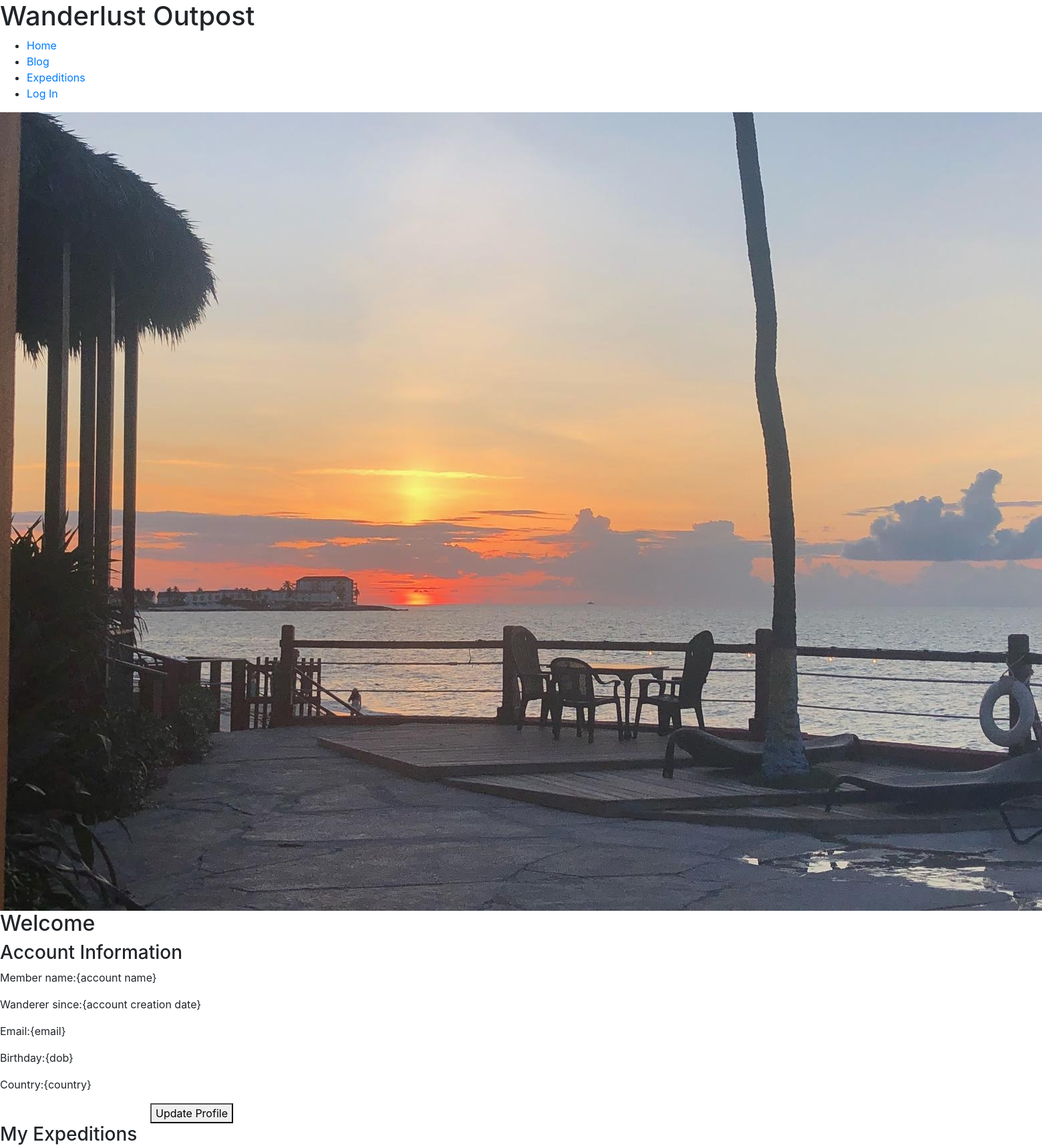
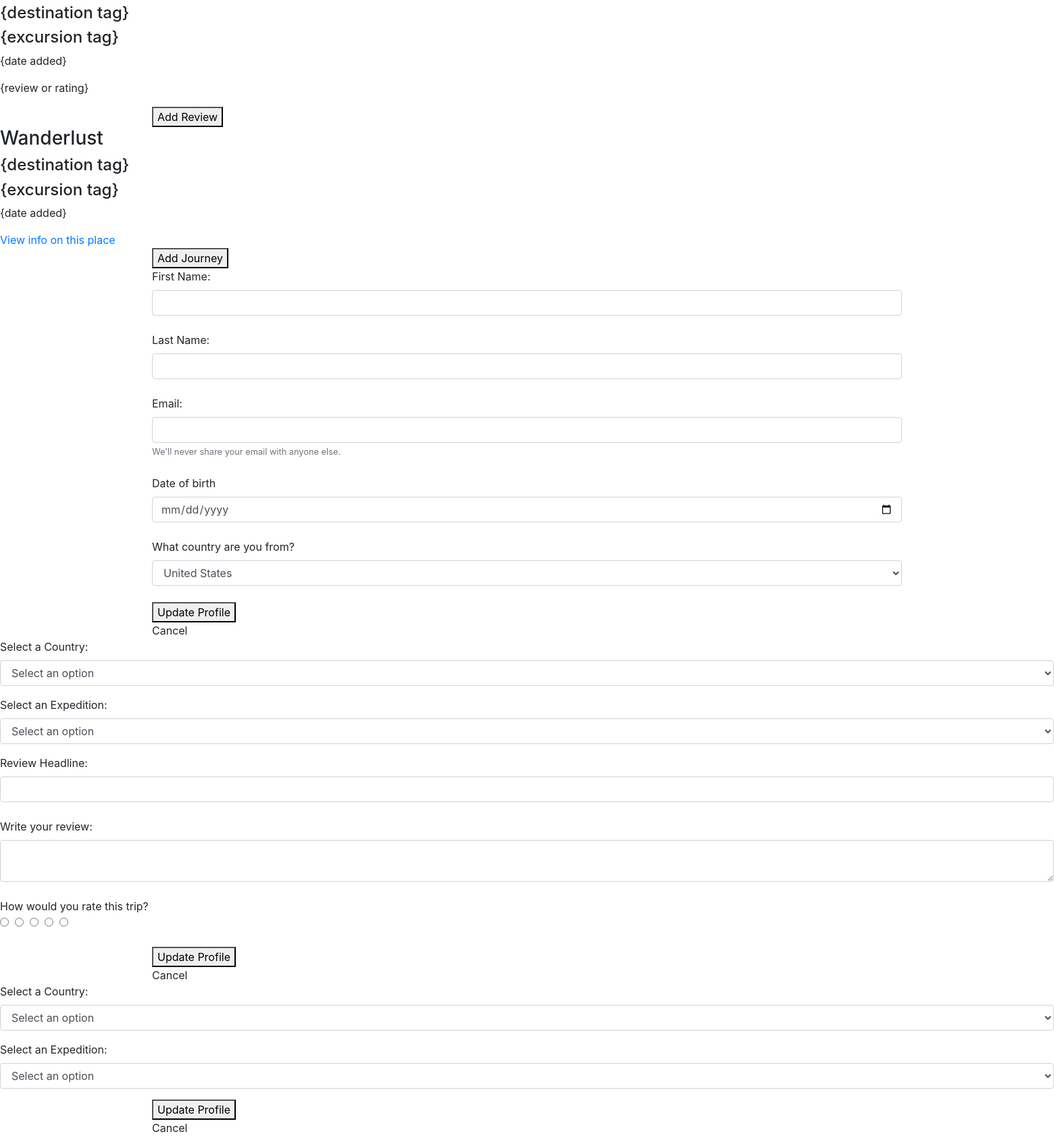
The page /account.php on the database its author committed (2 pictures, top to bottom).
### tables this page shows
CREATE TABLE `sitemap` (
  `PageTitle` varchar(32) NOT NULL,
  `BGImg` varchar(32) DEFAULT NULL,
  `BGImgAlt` text,
  `pageID` int NOT NULL,
  `PageName` varchar(45) NOT NULL,
  `Content` longtext,
  `NavItem` tinyint DEFAULT NULL,
  `url` varchar(45) DEFAULT NULL,
  PRIMARY KEY (`pageID`)
);

### includes/page.php (the view, shortened to what this page needs)
<?php
class Page{
    public $title = "Wanderlust Outpost";
    public function DisplayHead(){
      ?>
        <!DOCTYPE html>
           <html>
      <?php
        echo "<head>";
        $this -> DisplayStyles();
        echo "</head>";
    }
      ?>
      <?php
    public function DisplayStyles(){
      ?>
        <link rel="stylesheet" href="https://stackpath.bootstrapcdn.com/bootstrap/4.4.1/css/bootstrap.min.css">
        <link rel="stylesheet/less" type="text/css" href="less/styles.less" />
      <?php
    }
      ?>
      <?php
    public function DisplayBody(){
      ?>
        <body>
      <?php
    }
    public function DisplayHeader($buttons){
      $db = new mysqli('localhost', 'glazpmck_ics325_web', 'ICS325.01-2020', "glazpmck_ics325");
      $nav_sql = "SELECT * FROM sitemap WHERE NavItem = 1";
      $nav_query = $db->query($nav_sql);
      $nav_rs=$nav_query->fetch_array(MYSQLI_ASSOC);
      ?>
      <header>
        <h1><?php echo $this->title; ?></h1>
          <div class="open">
              <span>
                <ul class="sub-menu">
                  <?php
                    do{
                      $this->DisplayButton($nav_rs['PageName'], $nav_rs['pageID'], $nav_rs['url']);
                    } while($nav_rs=$nav_query->fetch_array(MYSQLI_ASSOC));
                    ?>
                </ul>
              </span>
          </div>
      </header>
      <?php
    }
    public function DisplayButton($name, $pageID, $url){
      if (empty($_SESSION['LoggedIn'])){
        $loggedIn=false;
      }else {
        $loggedIn = $_SESSION['LoggedIn'];
      }
      if ( $pageID == 1 || $pageID == 2 || $pageID == 3 ){
        ?>
        <li>
          <a href="./<?=$url?>.php" title="<?=$name ?>"><?=$name?></a>
        </li>
      <?php
      }
      if ($pageID == 4){
        if ($loggedIn){
          return;
        }else{
          ?>
          <li>
            <a href="./<?=$url?>.php" title="<?=$name ?>"><?=$name?></a>
          </li>
        <?php
        }
      }
      if ( $pageID == 5){
        return;
      }
      if ( $pageID == 6 ){
        if ($loggedIn){
          ?>
            <li>
              <a href="./<?=$url?>.php" title="<?=$name ?>"><?=$name?></a>
            </li>
            <li>
              <a href="./logout.php" title="Log Out">Log Out</a>
            </li>
          <?php
        }else{return;}
      }
    }
            ?><div class="bg-img">
            <?php
    public function DisplayFooter(){
      ?>
        </body>
      </html>
    <?php
    }
  }

### rows shown on the page
sitemap: PageName "Home"
sitemap: PageName "Blog"
sitemap: PageName "Expeditions"
sitemap: PageName "Log In"

### other values the page prints
$this->title "Wanderlust Outpost"
form field value "United States"
